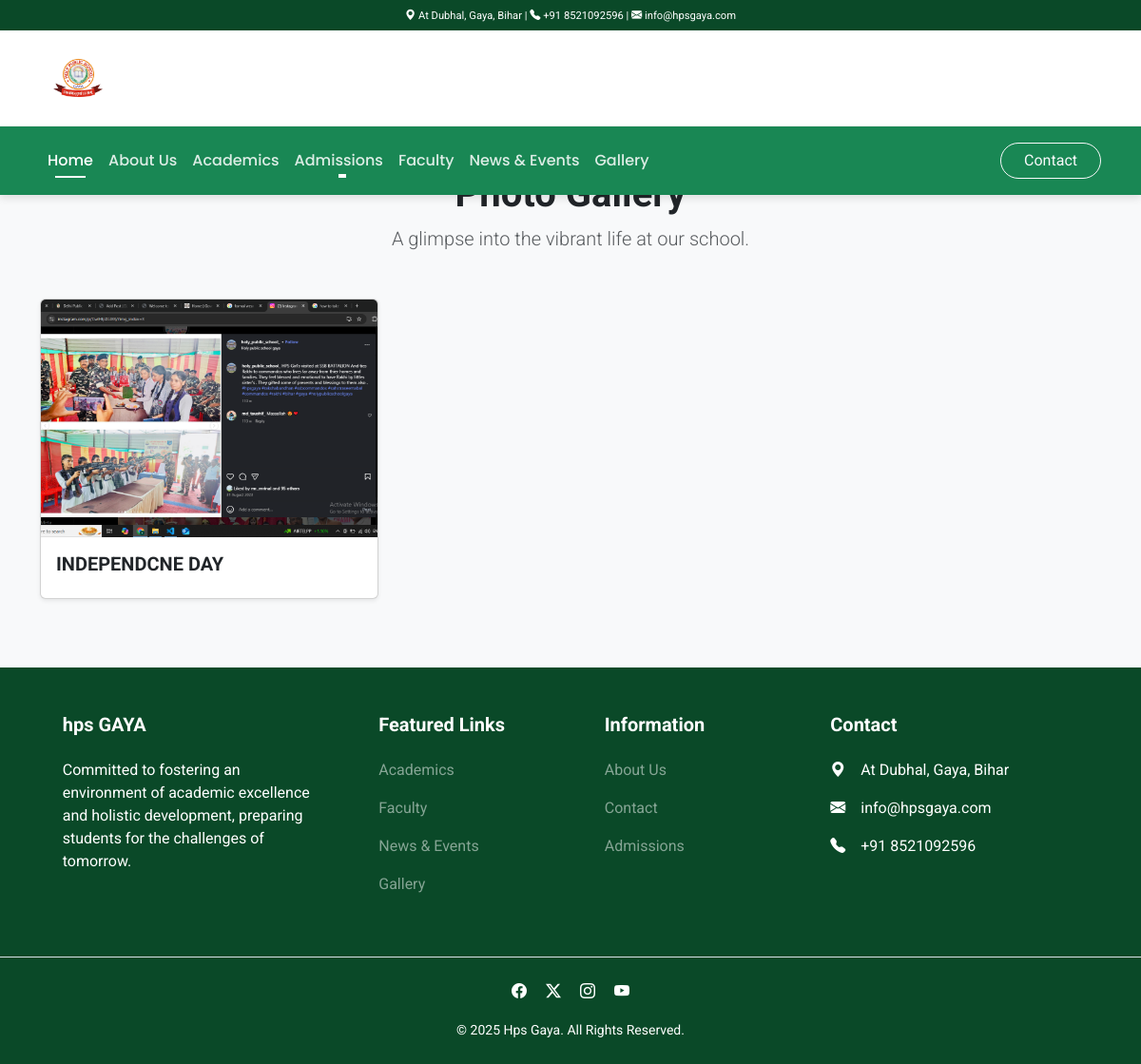
Page /gallery/ on the committed database.
### gallery/models.py (models this page shows, shortened)
class Album(BaseModel):
    title = models.CharField(max_length=200)
    description = models.TextField(blank=True, null=True)
    cover_image = models.ImageField(upload_to='album_covers/', help_text="A representative image for the album.")
    class Meta:
        verbose_name = "Album"
        verbose_name_plural = "Albums"
        ordering = ['-created_at']

### gallery/views.py (the view)
# urls.py: path('', views.album_list_view, name='album-list'),
def album_list_view(request):
    albums = Album.objects.all()
    context = {
        'albums': albums
    }
    return render(request, 'gallery/album_list.html', context)

### templates/gallery/album_list.html (shortened to what this page needs)
{% extends 'base.html' %}
{% block content %}
<div class="container my-5">
    <div class="text-center mb-5">
        <h1 class="fw-bold">Photo Gallery</h1>
        <p class="lead text-muted">A glimpse into the vibrant life at our school.</p>
    </div>
    <div class="row">
        {% for album in albums %}
        <div class="col-md-6 col-lg-4 mb-4">
            <div class="card shadow-sm h-100">
                <a href="{% url 'album-detail' album.uid %}" class="text-decoration-none text-dark">
                    <img src="{{ album.cover_image.url }}" class="card-img-top" alt="{{ album.title }}" style="height: 250px; object-fit: cover;">
                    <div class="card-body">
                        <h5 class="card-title fw-bold">{{ album.title }}</h5>
                    </div>
                </a>
            </div>
        </div>
        {% empty %}
        <p class="text-center">No photo albums have been created yet.</p>
        {% endfor %}
    </div>
</div>
{% endblock content %}

### templates/base.html (style rules this page uses)
:root { --bs-success: #198754; --bs-success-dark: #0a4928; }
body { font-family: 'Roboto', sans-serif; background-color: #f8f9fa; }

### rows in the picture
Album: cover_image (picture), title "INDEPENDCNE DAY"
